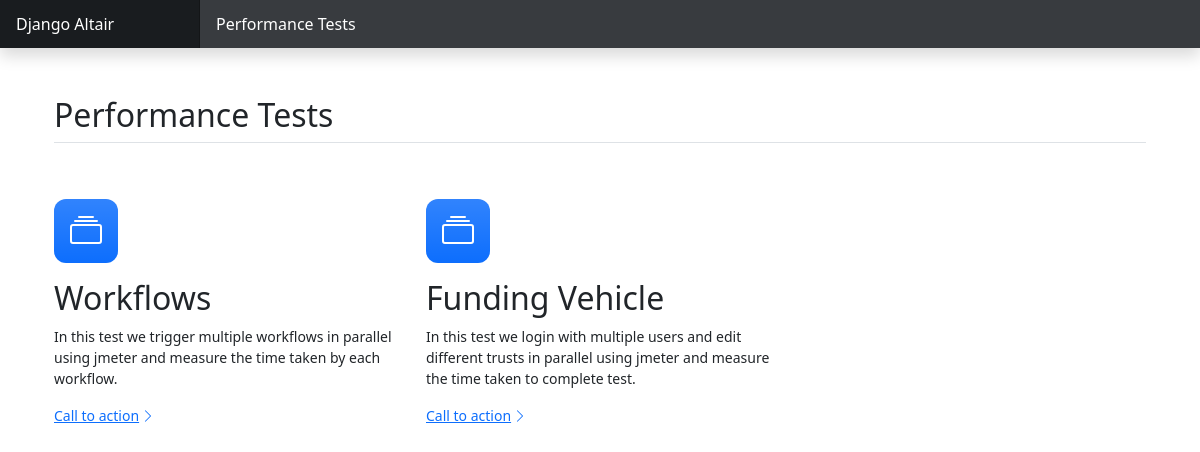
The page / on the database its author committed.
### performdashboard/models.py (models this page shows, shortened)
class PerformanceCategory(models.Model):
    performance_name = models.CharField(max_length=50, unique=True)
    slug = models.SlugField(max_length=100, unique=True)
    description = models.TextField(max_length=255, blank=True)
    class Meta:
        verbose_name = 'Performance Category'
        verbose_name_plural = 'Performance Categories'

### performdashboard/views.py (the view)
# urls.py: 2. Add a URL to urlpatterns:  path('', views.home, name='home')
def home(request):
    category_objects = PerformanceCategory.objects.all()
    context = {
        'category_objects': category_objects
    }
    return render(request, 'index.html', context=context)

### templates/index.html (shortened to what this page needs)
{% load static %}
<!doctype html>
<html lang="en">
  <head>
    <link href="https://cdn.jsdelivr.net/npm/bootstrap@5.1.3/dist/css/bootstrap.min.css" rel="stylesheet">
    <link href="{% static 'dashboard.css' %}" rel="stylesheet">
    <link href="{% static 'features.css' %}" rel="stylesheet">
  </head>
  <body>
<header class="navbar navbar-dark sticky-top bg-dark flex-md-nowrap p-0 shadow">
  <span class="navbar-brand col-md-3 col-lg-2 me-0 px-3">Django Altair</span>
  <div class="form-control form-control-dark w-100" aria-label=".form-select-sm example">
    Performance Tests
  </div>
</header>
  <div class="container-fluid">
    {% block content %}
    <div class="container px-4 py-5" id="featured-3">
      <h2 class="pb-2 border-bottom">Performance Tests</h2>
      <div class="row g-4 py-5 row-cols-1 row-cols-lg-3">
        {% if category_objects %}
        {% for category in category_objects %}
          <div class="feature col">
            <div class="feature-icon bg-primary bg-gradient">
              <svg class="bi" width="1em" height="1em"><use xlink:href="#collection"/></svg>
            </div>
            <h2>{{ category.performance_name }}</h2>
            <p>{{  category.description }}</p>
            {% url category.slug as the_url %}
            {% if the_url %}
              <a href="{% url category.slug %}" class="icon-link">
                Call to action
                <svg class="bi" width="1em" height="1em"><use xlink:href="#chevron-right"/></svg>
              </a>
            {% else %}
              <a href="#" class="icon-link">
                Call to action
                <svg class="bi" width="1em" height="1em"><use xlink:href="#chevron-right"/></svg>
              </a>
            {% endif %}
          </div>
        {% endfor %}
        {% endif %}
      </div>
    </div>
    {% endblock %}
  </div>
  </body>
</html>

### performance_main/static/dashboard.css (style rules this page uses)
body { font-size: .875rem; }
.navbar-brand { padding-top: .75rem; padding-bottom: .75rem; font-size: 1rem; background-color: rgba(0, 0, 0, .25); box-shadow: inset -1px 0 0 rgba(0, 0, 0, .25); }
.navbar .form-control { padding: .75rem 1rem; border-width: 0; border-radius: 0; }
.form-control-dark { color: #fff; background-color: rgba(255, 255, 255, .1); border-color: rgba(255, 255, 255, .1); }

### performance_main/static/features.css (style rules this page uses)
.bi { vertical-align: -.125em; fill: currentColor; }
.feature-icon { display: inline-flex; align-items: center; justify-content: center; width: 4rem; height: 4rem; margin-bottom: 1rem; font-size: 2rem; color: #fff; border-radius: .75rem; }
.icon-link { display: inline-flex; align-items: center; }
.icon-link > .bi { margin-top: .125rem; margin-left: .125rem; transition: transform .25s ease-in-out; fill: currentColor; }

### rows shown on the page
PerformanceCategory: performance_name "Workflows", description "In this test we trigger multiple workflows in parallel using jmeter and measure the time taken by each workflow.", shows "Call to action"
PerformanceCategory: performance_name "Funding Vehicle", description "In this test we login with multiple users and edit different trusts in parallel using jmeter and measure the time taken to complete test.", shows "Call to action"
